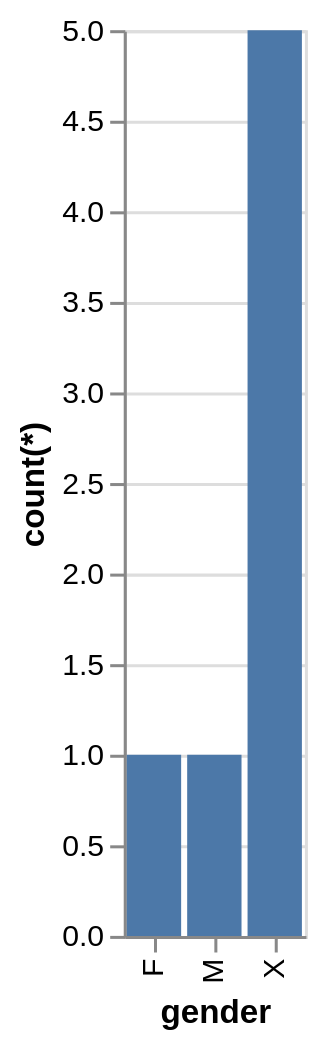

Express this chart as Vega-Lite.
### Vega-Lite specification from a JSON file in a GitHub repository (floating-point values rounded to 4 significant figures)
{"data": {"values": [{"x_data": "F", "y_data": 1}, {"x_data": "M", "y_data": 1}, {"x_data": "X", "y_data": 5}]}, "mark": "bar", "encoding": {"x": {"field": "x_data", "type": "nominal", "title": "gender", "sort": "ascending"}, "y": {"field": "y_data", "type": "quantitative", "title": "count(*)"}}}
